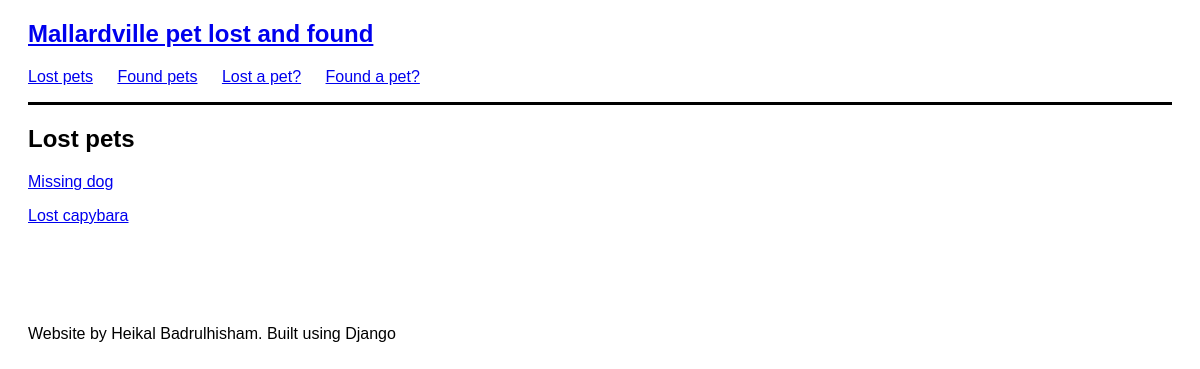
The app's page /post/lost/, older data.
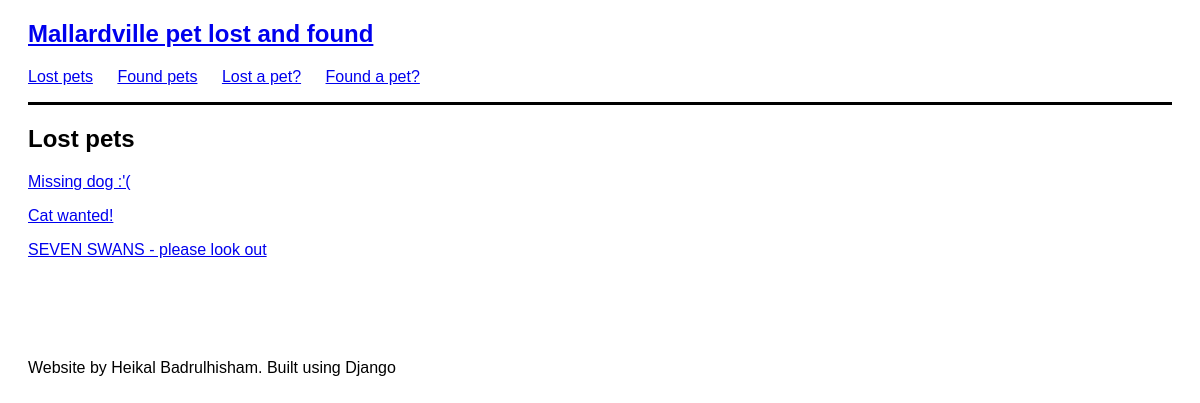
The same page, newer data.
### posts/models.py (models this page shows, shortened)
class Post(models.Model):
    title = models.CharField(max_length=80)
    picture = models.ImageField(upload_to='uploads/', blank=True, null=True)
    description = models.TextField(null=True)
    email = models.EmailField(blank=True, null=True)
    phone = models.CharField(max_length=80, blank=True, null=True)
    date_posted = models.DateField(auto_now=True)
    award = models.DecimalField(max_digits=100, decimal_places=2, blank=True,
                                null=True, default=0.00)
    password = models.CharField(default='password', max_length=100)
    def get_absolute_url(self):
        return reverse('post-detail', kwargs={'id': self.id})

class LostPost(Post):
    pass

class Post(models.Model):
    title = models.CharField(max_length=80)
    picture = models.ImageField(upload_to='uploads/', blank=True, null=True)
    description = models.TextField(null=True)
    email = models.EmailField(blank=True, null=True)
    phone = models.CharField(max_length=80, blank=True, null=True)
    date_posted = models.DateField(auto_now=True)
    award = models.DecimalField(max_digits=100, decimal_places=2, blank=True,
                                null=True, default=0.00)
    password = models.CharField(default='password', max_length=100)
    def get_absolute_url(self):
        return reverse('post-detail', kwargs={'id': self.id})

### posts/views.py (the view)
# urls.py: path('lost/', lost_post_list_view, name='lost-post-list'),
def lost_post_list_view(request):
    return post_list_view(request, LostPost, 'Lost pets')

### posts/views.py (called while the page is built)
def post_list_view(request, PostClass, heading):
    queryset = PostClass.objects.all()
    context = {'posts': queryset, 'heading': heading}
    return render(request, 'posts/post_list.html', context)

### posts/templates/posts/post_list.html
{% extends 'base.html' %}
{% block content %}
<h2>{{ heading }}</h2>
{% for post in posts %}
    <a href="{{ post.get_absolute_url }}"><p>{{ post.title }}</p></a>
{% endfor %}
{% endblock %}

Row changes from the older to the newer data that the page shows:
removed LostPost: title "Missing dog"
removed LostPost: title "Lost capybara"
added LostPost: title "Missing dog :'("
added LostPost: title "Cat wanted!"
added LostPost: title "SEVEN SWANS - please look out"
